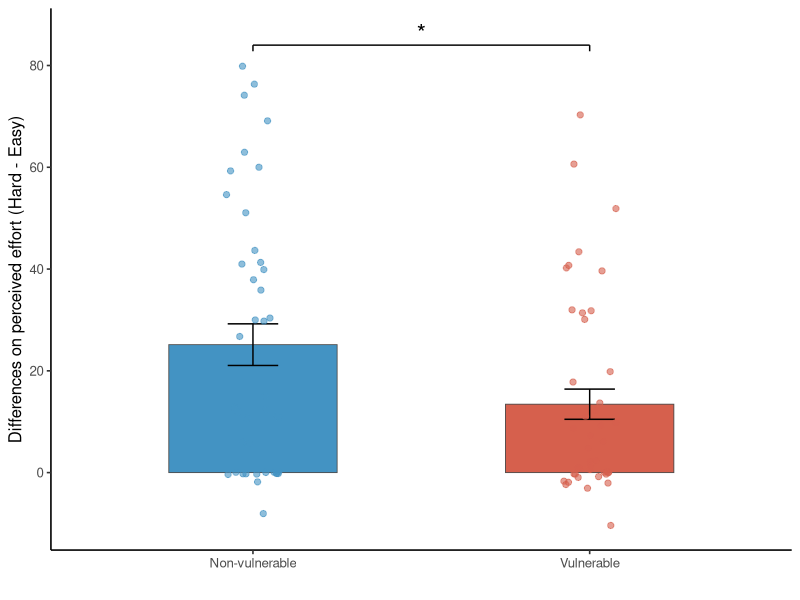

R code for this plot:

# NASA-TLX perceived effort: 2x2 mixed ANOVA + Figure S1
## Single 2x2 mixed ANOVA (difficulty x group); all t-tests are follow-ups of this ANOVA


###############################################################################
# Clean Environment

rm(list = ls())
options(scipen = 999)


###############################################################################
# Libraries

library(tidyverse)
library(afex)


###############################################################################
# Label parameters

## Group labels and colors
LAB_NONVUL <- "Non-vulnerable"   # non-vulnerable group label
LAB_VUL    <- "Vulnerable"       # vulnerable group label
COL_NONVUL <- "#4393C3"          # blue (original palette of this figure)
COL_VUL    <- "#D6604D"          # red

## Convert p-values to significance stars
p_a_estrellas <- function(p) {
  if (is.na(p)) "" else if (p < 0.001) "***" else if (p < 0.01) "**" else
  if (p < 0.05)  "*"  else if (p < 0.10) "."  else "ns"
}


###############################################################################
# Import Data

df <- read.csv("dataset_final.csv", stringsAsFactors = FALSE)

## WIDE format (for descriptives, follow-ups and figure)
wide <- df %>%
  select(sub, grupo, NASA_effort_easy_4, NASA_effort_hard_4, NASA_diff) %>%
  mutate(across(c(grupo, NASA_effort_easy_4, NASA_effort_hard_4, NASA_diff), as.numeric)) %>%
  filter(!is.na(NASA_effort_easy_4), !is.na(NASA_effort_hard_4)) %>%
  mutate(grupo = factor(grupo, levels = c(0, 1), labels = c(LAB_NONVUL, LAB_VUL)),
         sub   = factor(sub))

## LONG format (for the repeated-measures ANOVA)
long <- wide %>%
  pivot_longer(c(NASA_effort_easy_4, NASA_effort_hard_4),
               names_to = "difficulty", values_to = "effort") %>%
  mutate(difficulty = factor(ifelse(difficulty == "NASA_effort_easy_4", "easy", "hard"),
                             levels = c("easy", "hard")))

## Sample size by group
cat("n por grupo:\n"); print(table(wide$grupo))


###############################################################################
# Descriptives by group (easy, hard, diff)

descr <- wide %>%
  group_by(grupo) %>%
  summarise(n = n(),
            easy_M = mean(NASA_effort_easy_4), easy_SD = sd(NASA_effort_easy_4),
            hard_M = mean(NASA_effort_hard_4), hard_SD = sd(NASA_effort_hard_4),
            diff_M = mean(NASA_diff),          diff_SD = sd(NASA_diff),
            .groups = "drop")
cat("\n-- Descriptivos por grupo --\n"); print(as.data.frame(descr))


###############################################################################
# 2x2 mixed ANOVA: difficulty (easy/hard) x group

aov_nasa <- aov_ez(id = "sub", dv = "effort", data = long,
                   within = "difficulty", between = "grupo",
                   anova_table = list(es = "pes"))   # pes = partial eta squared
cat("\n== ANOVA mixto 2x2 (difficulty x group) ==\n")
print(aov_nasa)

## Interaction p-value (for the Figure S1 bracket)
p_int <- aov_nasa$anova_table["grupo:difficulty", "Pr(>F)"]
cat(sprintf("\nInteraccion difficulty x group: p = %.4f (%s)\n",
            p_int, p_a_estrellas(p_int)))


###############################################################################
# ANOVA follow-ups

## Manipulation check: hard vs easy (paired) by group
cat("\n== Manipulation check: hard vs easy (paired) por grupo ==\n")
for (g in levels(wide$grupo)) {
  x <- filter(wide, grupo == g)
  cat("\n--", g, "--\n")
  print(t.test(x$NASA_effort_hard_4, x$NASA_effort_easy_4, paired = TRUE))
}

## Specificity: group within each condition (Welch)
cat("\n== Especificidad: grupo dentro de cada nivel (Welch) ==\n")
cat("\n-- easy-only --\n"); print(t.test(NASA_effort_easy_4 ~ grupo, data = wide))
cat("\n-- hard-only --\n"); print(t.test(NASA_effort_hard_4 ~ grupo, data = wide))

## Cohen's d between groups (difference score)
x0 <- wide$NASA_diff[wide$grupo == LAB_NONVUL]
x1 <- wide$NASA_diff[wide$grupo == LAB_VUL]
sp <- sqrt(((length(x0)-1)*var(x0) + (length(x1)-1)*var(x1)) / (length(x0)+length(x1)-2))
cat(sprintf("\nCohen's d (between groups, difference score) = %.2f\n",
            (mean(x0) - mean(x1)) / sp))


###############################################################################
# Figure S1: difference score (Hard - Easy) by group

## Mean and SE by group
diff_bar <- wide %>%
  group_by(grupo) %>%
  summarise(media = mean(NASA_diff), se = sd(NASA_diff) / sqrt(n()), .groups = "drop")

## Significance bracket (uses the ANOVA interaction p-value, not a separate Welch test)
diff_y_top <- max(c(diff_bar$media + diff_bar$se, wide$NASA_diff), na.rm = TRUE)

diff_sig <- data.frame(
  x_start   = 1,
  x_end     = 2,
  y_bracket = diff_y_top * 1.05,
  y_label   = diff_y_top * 1.08,
  y_top     = diff_y_top,
  etiqueta  = p_a_estrellas(p_int)          # <- star derived from the ANOVA
)

## Plot
p_diff <- ggplot(diff_bar, aes(x = grupo, y = media, fill = grupo)) +
  geom_col(width = 0.5, color = "gray30", linewidth = 0.3) +
  geom_errorbar(aes(ymin = media - se, ymax = media + se), width = 0.15) +
  geom_jitter(data = wide, aes(x = grupo, y = NASA_diff, color = grupo),
              inherit.aes = FALSE, width = 0.08, alpha = 0.6, size = 1.8) +
  scale_color_manual(values = setNames(c(COL_NONVUL, COL_VUL), c(LAB_NONVUL, LAB_VUL)),
                     guide = "none") +
  scale_fill_manual(values = setNames(c(COL_NONVUL, COL_VUL), c(LAB_NONVUL, LAB_VUL)),
                    guide = "none") +
  geom_segment(data = diff_sig, inherit.aes = FALSE,
               aes(x = x_start, xend = x_end, y = y_bracket, yend = y_bracket)) +
  geom_segment(data = diff_sig, inherit.aes = FALSE,
               aes(x = x_start, xend = x_start, y = y_bracket, yend = y_bracket - y_top * 0.015)) +
  geom_segment(data = diff_sig, inherit.aes = FALSE,
               aes(x = x_end, xend = x_end, y = y_bracket, yend = y_bracket - y_top * 0.015)) +
  geom_text(data = diff_sig, inherit.aes = FALSE,
            aes(x = (x_start + x_end) / 2, y = y_label, label = etiqueta), size = 6) +
  labs(x = "", y = "Differences on perceived effort (Hard - Easy)") +
  theme_classic(base_size = 12)

## Print and save figure
print(p_diff)
ggsave("figure4.png", p_diff, width = 6, height = 6, dpi = 300, bg = "white")


###############################################################################
# Explicit test of the interaction: between-group t-test on the difference score (hard - easy)

## In a 2x2 mixed ANOVA, the difficulty x group interaction equals a Student t-test on NASA_diff (t^2 = F, same p)
cat("\n== Difference score (hard - easy) entre grupos ==\n")

## Student t-test (exact equivalent of the ANOVA interaction)
tt_diff <- t.test(NASA_diff ~ grupo, data = wide, var.equal = TRUE)
print(tt_diff)
cat(sprintf("Chequeo equivalencia: t^2 = %.3f vs F interacción = %.3f\n",
            unname(tt_diff$statistic)^2,
            aov_nasa$anova_table["grupo:difficulty", "F"]))

## Mean difference NV - SV with 95% CI (from the Student t-test)
cat(sprintf("Mean difference (NV - SV) = %.2f, 95%% CI [%.2f, %.2f]\n",
            unname(tt_diff$estimate[1] - tt_diff$estimate[2]),
            tt_diff$conf.int[1], tt_diff$conf.int[2]))
